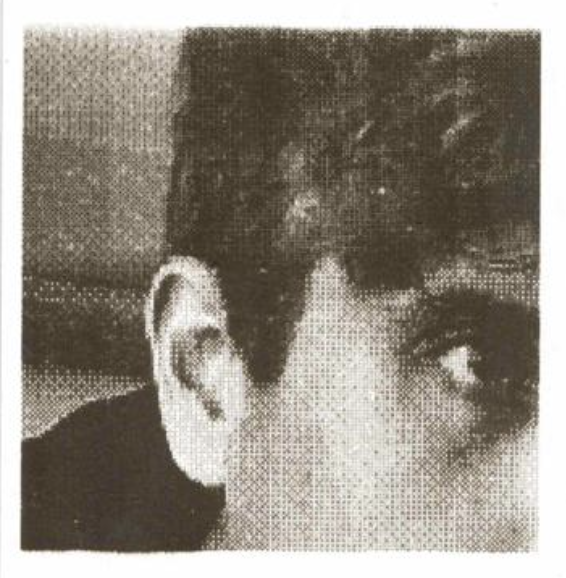
#> input picture pics/cam_eye_cropped.png, 566 x 578 px
$ python print_card.py
#> lines starting #> are read from the running program, lines starting #| are printed output that depends on the picture
import os
import time
import cv2


# Import image and text to print.
from cards import card_1 as DATA
TEXT = DATA["text"]
PIC_PATH = "_.png"
pic = cv2.imread(DATA["pic"])
#> pic is the input picture: shape (578, 566, 3); mean B, G, R 128.8, 139.4, 146.2
pic = cv2.resize(pic, (130, 130))
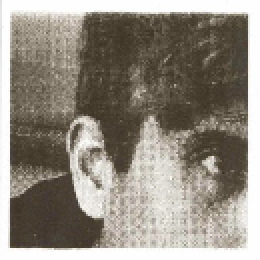
#> pic: shape (130, 130, 3) (shown 2 times larger); mean B, G, R 128.8, 139.4, 146.2
cv2.imwrite(PIC_PATH, pic)


# Print the text.
os.system("sudo chmod 777 /dev/usb/lp0")
os.system(f"sudo echo -e 'helo' > /dev/usb/lp0")

# Print the image
os.system(f"lp -d face_printer {PIC_PATH}")
time.sleep(5)
